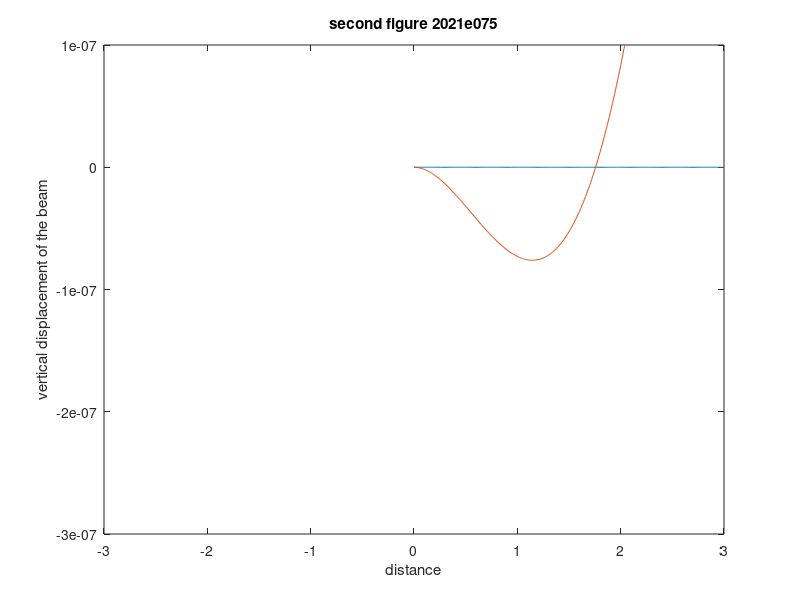

MATLAB code for this plot:
%2 1.
x=[0:0.01:3];
k=9.6.*(10.^8);
L=3;
q=0;
y=-((q/k).*((x.^4)-4*L*(x.^3)+6*L.*x.^2));
plot(x,y)
title('second figure 2021e075');
ylabel('vertical displacement of the beam');
xlabel('distance');
hold on

%  2.
x=[0:0.01:3];
q=10;
y=-((q/k).*((x.^4)-4*L*(x.^3)+6*L.*x.^2));
plot(x,y)

% 3.
axis([-3 3 -3*10^(-7) 1*10^(-7)])